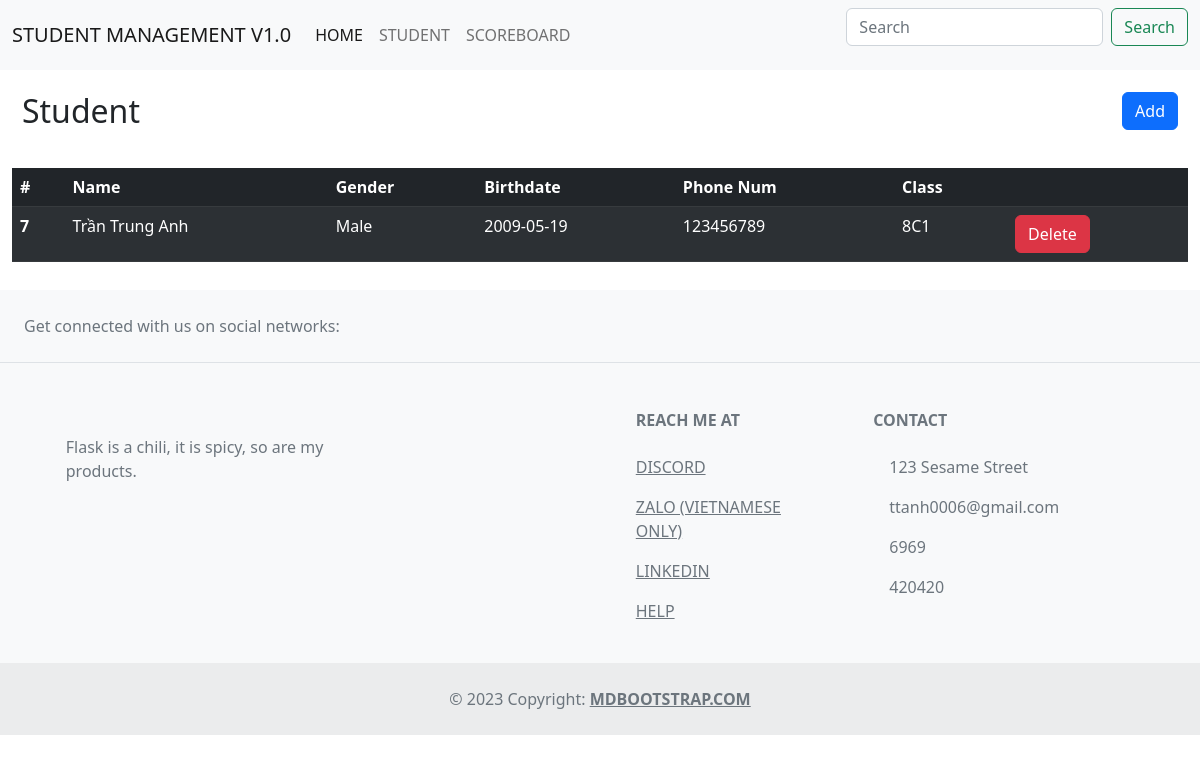
Page /student on the committed database.
### app.py (models this page shows, shortened)
class Student(db.Model):
    id = db.Column(db.Integer, primary_key=True)
    name = db.Column(db.String(69))
    birthdate = db.Column(db.Date)
    gender = db.Column(db.String(10))
    pnumber = db.Column(db.Integer)
    classnum = db.Column(db.String(50))

### app.py (the view)
@app.route('/student')
def student():
    data = Student.query.all()
    return render_template('/student/student_list.html', students=data)

### templates/student/student_list.html
{% extends 'base.html' %}
{% block main %}
<div class="container-fluid" style="padding: 10px;">
    <div class="row">
        <div class="col text-start">
          <h2>Student</h2>
        </div>
        <div class="col text-end">
          <a href='/student/add'><button type="button" class="btn btn-primary">Add</button></a>
        </div>
      </div>
  </div>
<div style="height: 20px;"></div>
<table class="table table-dark table-striped">
    <thead>
      <tr>
        <th>#</th>
        <th>Name</th>
        <th>Gender</th>
        <th>Birthdate</th>
        <th>Phone Num</th>
        <th>Class</th>
        <th>     </th>
      </tr>
    </thead>
    {% for student in students %}
    <tbody>
      <th scope="row">{{student.id}}</th>
        <td>{{student.name}}</td>
        <td>{{student.gender}}</td>
        <td>{{student.birthdate}}</td>
        <td>{{student.pnumber}}</td>
        <td>{{student.classnum}}</td>
        <td><a href="/student/delete/{{student.id}}"><button type="button" class="btn btn-danger" onclick="return confirm('Sure?')">Delete</button></a></td>
    </tbody>
    {% endfor %}
  </table>
  {% endblock main %}

### static/style.css (style rules this page uses)
a { color: #fff; text-transform: uppercase; }
.row:after { content: ""; display: table; clear: both; }

### rows in the picture
Student: id "7", name "Trần Trung Anh", gender "Male", birthdate "2009-05-19", pnumber "123456789", classnum "8C1"
